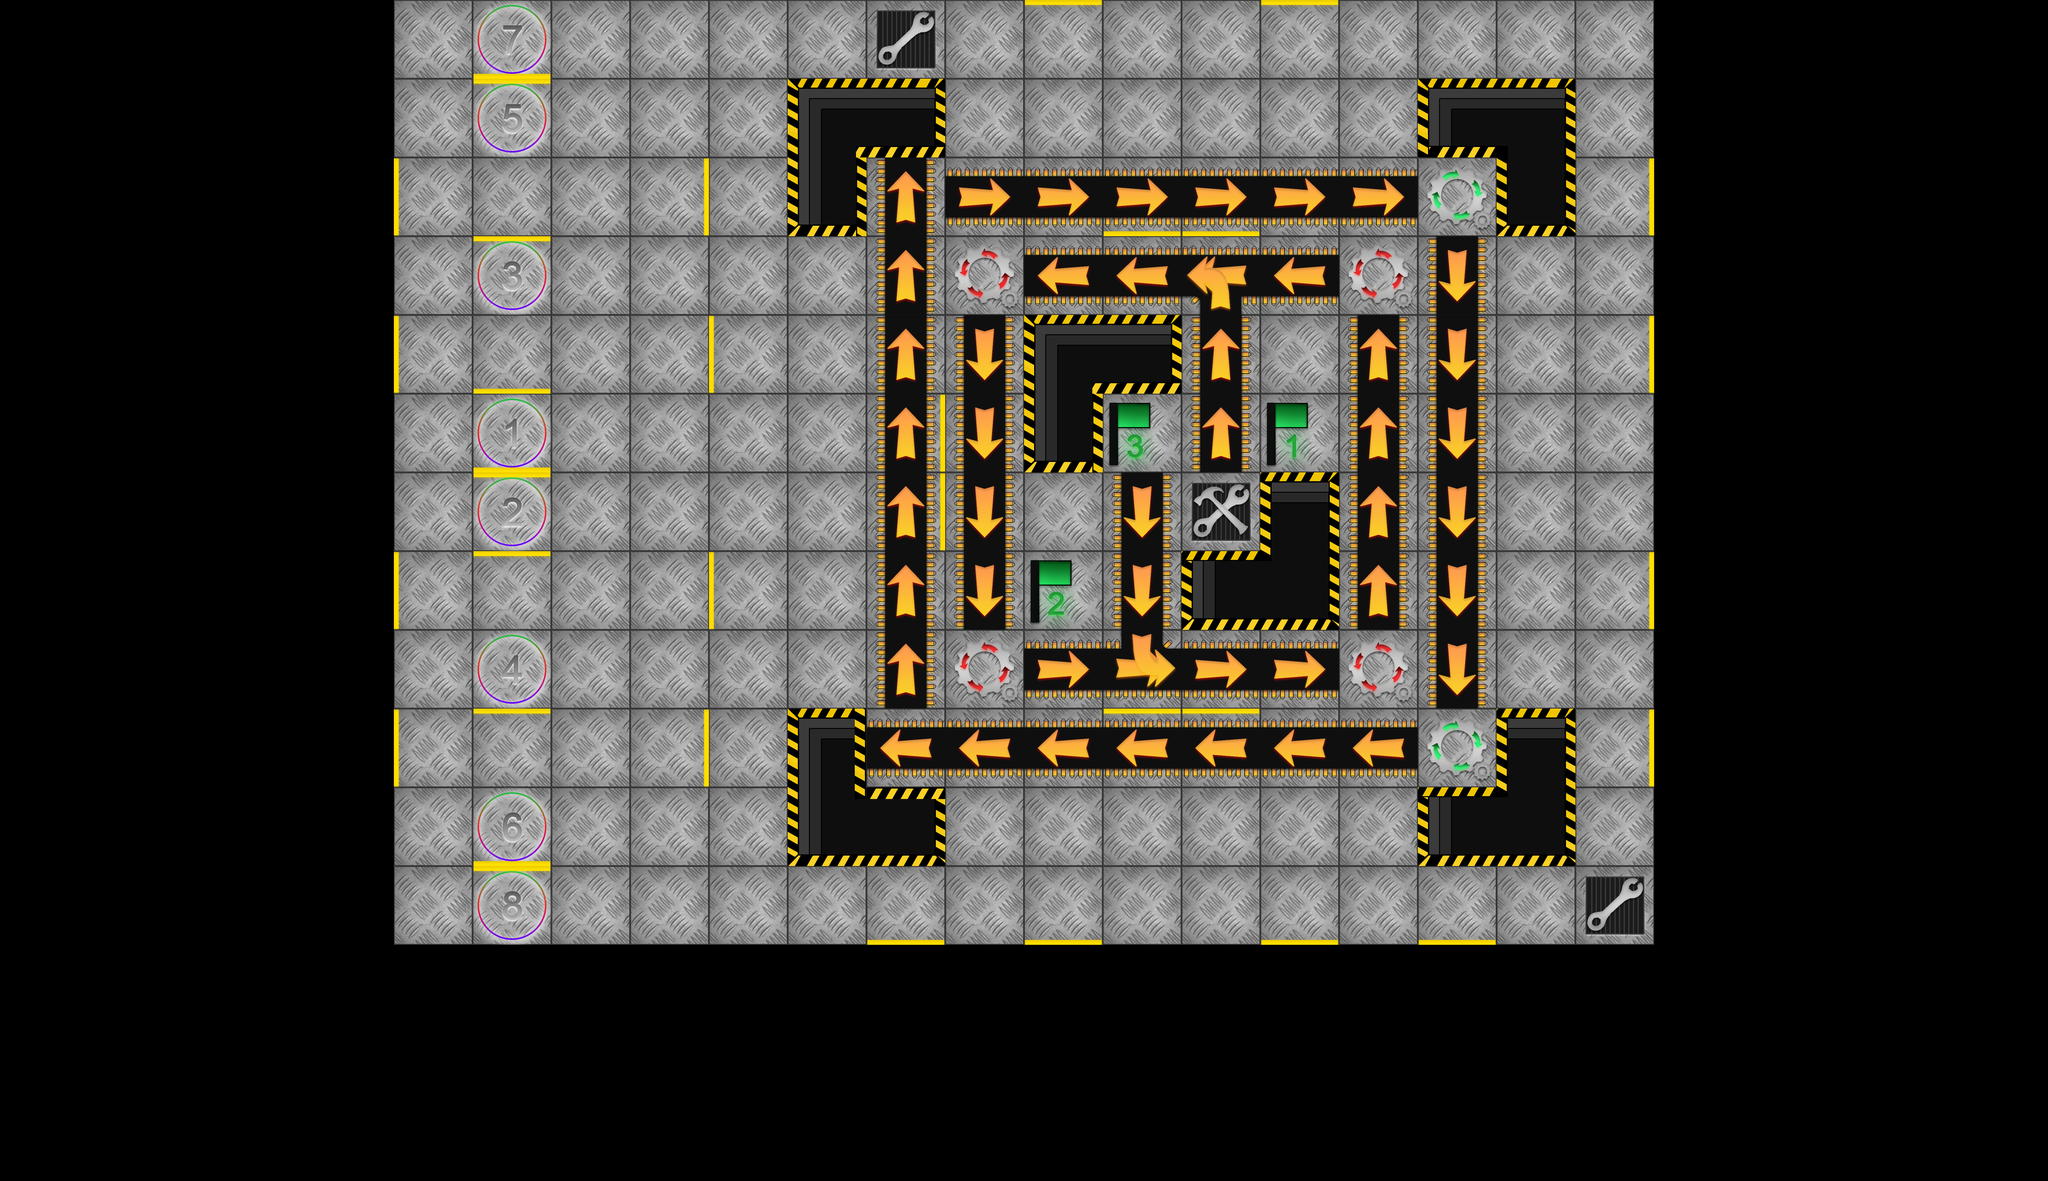

A 2D game scene composited from a Tiled map and its tileset images. What follows is a short description and the map's XML, with each tile layer's data collapsed to a summary:
An orthogonal 26x15 tile map with 256x256 px tiles, 9 tile layers (ground, hole, yellowArrow, cog, ...).

<map version="1.2" tiledversion="1.3.2" orientation="orthogonal" renderorder="right-down" compressionlevel="0" width="26" height="15" tilewidth="256" tileheight="256" infinite="0" nextlayerid="18" nextobjectid="1">
 <tileset firstgid="1" source="Tileset.tsx" />
 <layer id="1" name="ground" width="26" height="15">
  <data>[390 cells, 192 non-empty, 1 distinct tile ids]</data>
 </layer>
 <layer id="2" name="hole" width="26" height="15">
  <data>[390 cells, 18 non-empty, 12 distinct tile ids]</data>
 </layer>
 <layer id="3" name="yellowArrow" width="26" height="15">
  <data>[390 cells, 46 non-empty, 6 distinct tile ids]</data>
 </layer>
 <layer id="5" name="cog" width="26" height="15">
  <data>[390 cells, 6 non-empty, 2 distinct tile ids]</data>
 </layer>
 <layer id="9" name="playerStart" width="26" height="15">
  <data>[390 cells, 8 non-empty, 8 distinct tile ids]</data>
 </layer>
 <layer id="10" name="wall" width="26" height="15">
  <data>[390 cells, 34 non-empty, 4 distinct tile ids]</data>
 </layer>
 <layer id="12" name="repair" width="26" height="15">
  <data>[390 cells, 3 non-empty, 2 distinct tile ids]</data>
 </layer>
 <layer id="13" name="flag" width="26" height="15">
  <data>[390 cells, 3 non-empty, 3 distinct tile ids]</data>
 </layer>
 <layer id="14" name="player" width="26" height="15">
  <data>[390 cells, 0 non-empty, 0 distinct tile ids]</data>
 </layer>
</map>
